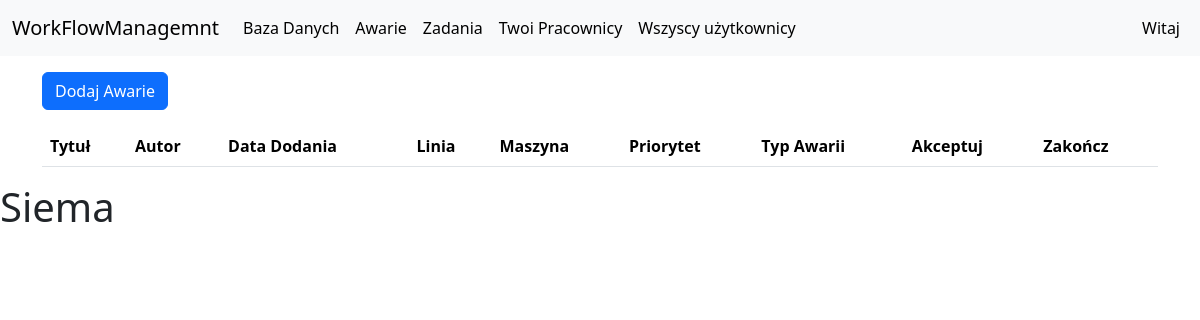
Page /issues/ on the earlier database version.
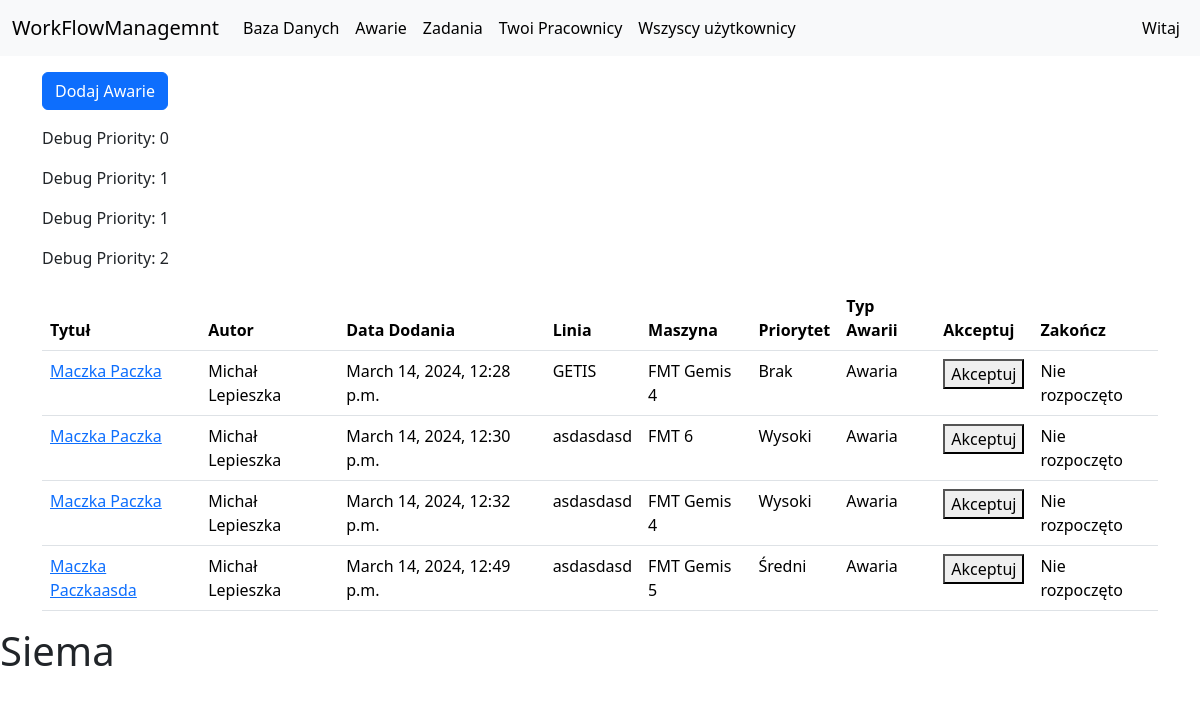
Same page on the later database version.
### base/models.py (models this page shows, shortened)
class Issue(models.Model):
    author = models.ForeignKey(User, related_name='authored_issues', on_delete=models.CASCADE)
    accepted_by = models.ForeignKey(User, related_name='accepted_issues', on_delete=models.CASCADE, blank=True, null=True)
    upload_date = models.DateTimeField()
    start_date = models.DateTimeField(blank=True, null=True)
    end_date = models.DateTimeField(blank=True, null=True)
    title = models.CharField(max_length=255)
    description = models.TextField()
    line = models.CharField(max_length=255)
    machine = models.ForeignKey(MachineDatabase, on_delete=models.CASCADE)
    priority = models.CharField(max_length=1, choices=PRIORITY_CHOICES, default='0')
    type_of_issue = models.CharField(max_length=1, choices=TYPE_CHOICES, blank=True, null=True)

class MachineDatabase(models.Model):
    name = models.CharField(max_length=255)
    description = models.TextField(blank=True, null=True)
    image = models.ImageField(blank=True, null=True, upload_to='machines_images/')
    documentations = models.TextField(blank=True, null=True)
    def __str__(self):
        return f'{self.name}'

### issues/views.py (the view, shortened to what this page needs)
# urls.py: path('', IssuesListView.as_view(), name='issue_list'),
class IssuesListView(ListView):
    template_name = 'issues/issue_list.html'
    model = Issue
    context_object_name = 'issues'
    def get_queryset(self):
        return Issue.objects.all()

### base/context_processors.py (called while the page is built)
def group_names_processor(request):
    if request.user.is_authenticated:
        group_names = [group.name for group in request.user.groups.all()]
    else:
        group_names = []
    return {'group_names': group_names}

### issues/templates/issues/issue_list.html (shortened to what this page needs)
{% extends 'base/base.html' %}
{% block content %}
<div class="container mt-3">
    <p><a class="btn btn-primary" href="{% url 'issues:create_issue' %}">Dodaj Awarie</a></p>
    <div class='my_custom_container'>
        <table class="table">
            <thead>
                <tr>
                    <th>Tytuł</th>
                    <th>Autor</th>
                    <th>Data Dodania</th>
                    <th>Linia</th>
                    <th>Maszyna</th>
                    <th>Priorytet</th>
                    <th>Typ Awarii</th>
                    <th>Akceptuj</th>
                    <th>Zakończ</th>
                </tr>
            </thead>
                <tbody>
                {% for issue in issues %}
                    {% with issue.priority as priority %}
                    <p>Debug Priority: {{ priority }}</p>
                    <tr class="{% if priority == '1' %}priority-high{% elif priority == '2' %}priority-medium{% elif priority == '3' %}priority-low{% elif priority == '0' %}priority-none{% endif %}">
                            <td><a href="{% url 'issues:issue_detail' pk=issue.pk %}">{{ issue.title }}</a></td>
                            <td>{{ issue.author.get_full_name }}</td>
                            <td>{{ issue.upload_date }}</td>
                            <td>{{ issue.line }}</td>
                            <td>{{ issue.machine }}</td>
                            <td>{{ issue.get_priority_display }}</td>
                            <td>{{ issue.get_type_of_issue_display }}</td>
                            <td>
                                {% if not issue.start_date %}
                                    <form action="{% url 'issues:accept_issue' %}" method="post">
                                        <button type="submit" name="action", value="accept">Akceptuj</button>
                                    </form>
                                {% else %}
                                {{ issue.start_date}} by {{ issue.accepted_by }}
                                {% endif %}
                            </td>
                            <td>
                                {% if not issue.start_date %}
                                    Nie rozpoczęto
                                {% endif %}
                            </td>
                        </tr>
                    {% endwith %}
                {% endfor %}
            </tbody>
        </table>
    </div>
</div>
<h1>Siema</h1>
{% endblock %}

Differences in the rows shown:
added Issue: priority "0", title "Maczka Paczka", author.get_full_name "Michał Lepieszka", upload_date "March 14, 2024, 12:28 p.m.", line "GETIS", machine "FMT Gemis 4", priority "Brak", type_of_issue "Awaria", shows "Nie rozpoczęto"
added Issue: priority "1", title "Maczka Paczka", author.get_full_name "Michał Lepieszka", upload_date "March 14, 2024, 12:30 p.m.", line "asdasdasd", machine "FMT 6", priority "Wysoki", type_of_issue "Awaria", shows "Nie rozpoczęto"
added Issue: priority "1", title "Maczka Paczka", author.get_full_name "Michał Lepieszka", upload_date "March 14, 2024, 12:32 p.m.", line "asdasdasd", machine "FMT Gemis 4", priority "Wysoki", type_of_issue "Awaria", shows "Nie rozpoczęto"
added Issue: priority "2", title "Maczka Paczkaasda", author.get_full_name "Michał Lepieszka", upload_date "March 14, 2024, 12:49 p.m.", line "asdasdasd", machine "FMT Gemis 5", priority "Średni", type_of_issue "Awaria", shows "Nie rozpoczęto"
